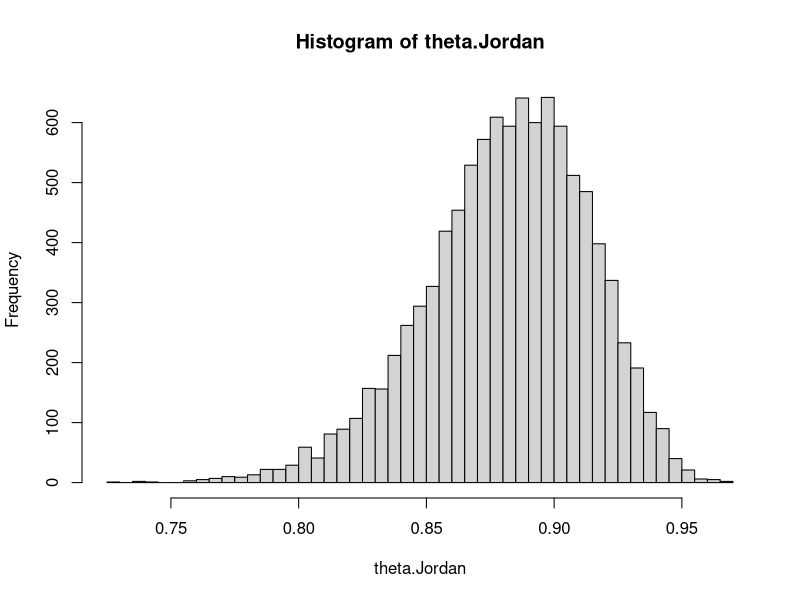
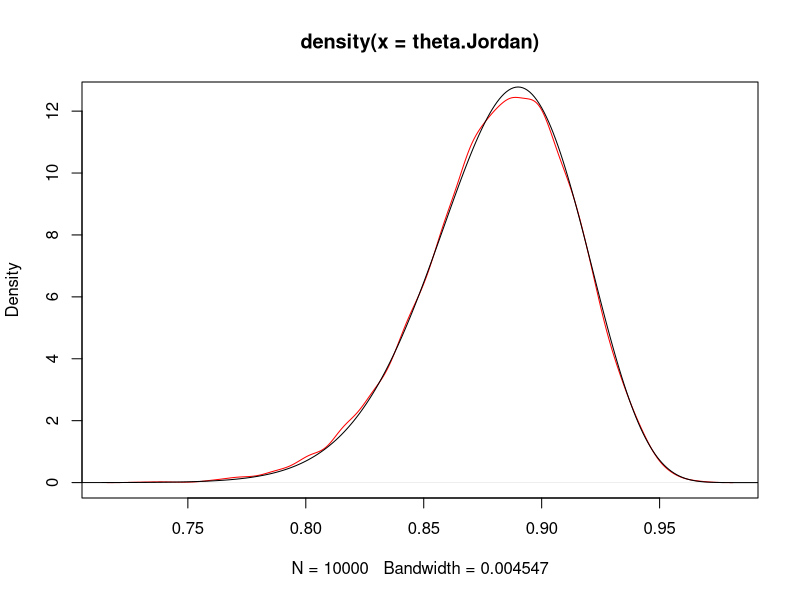
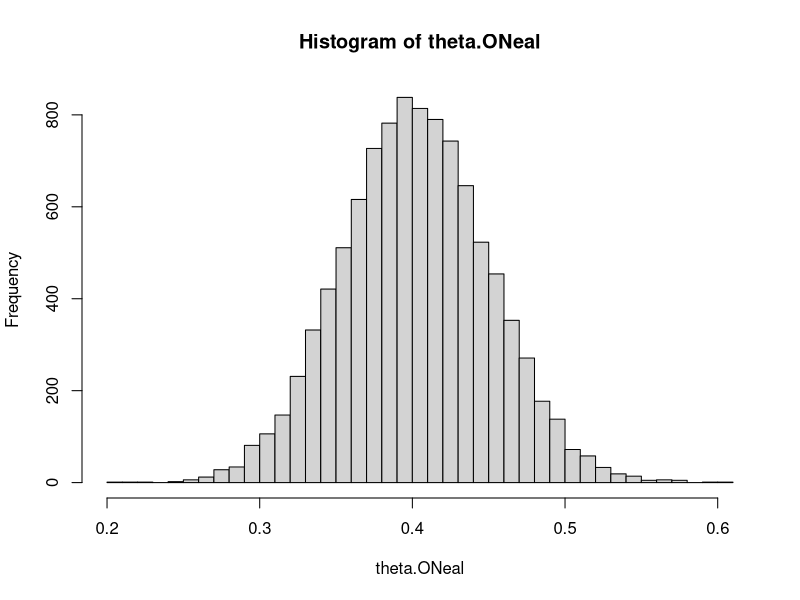
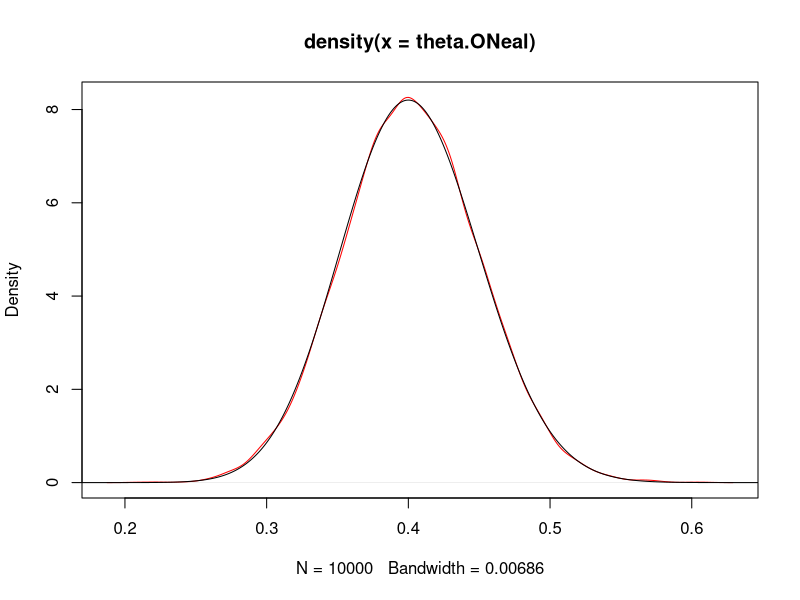
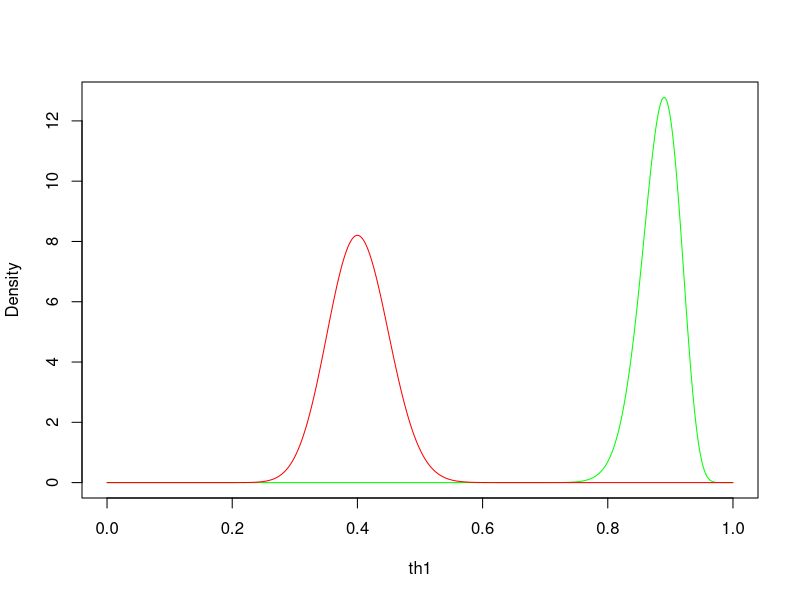
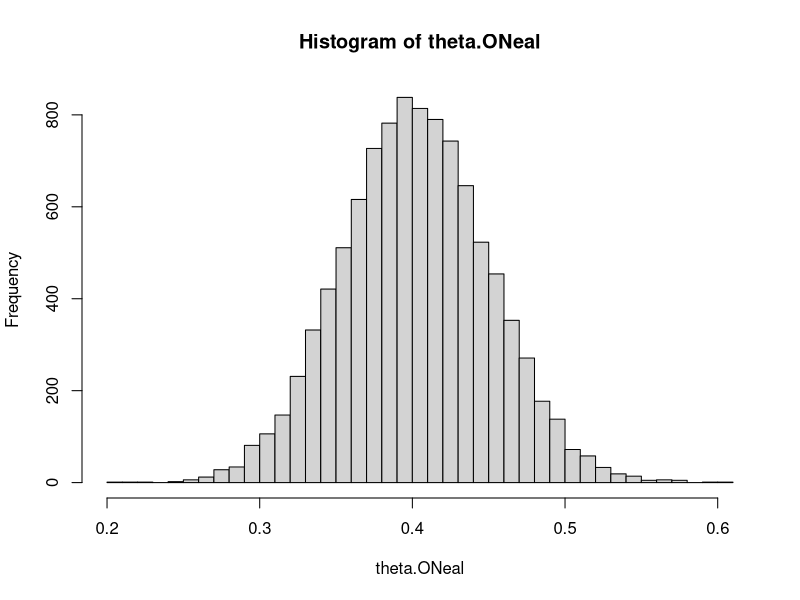
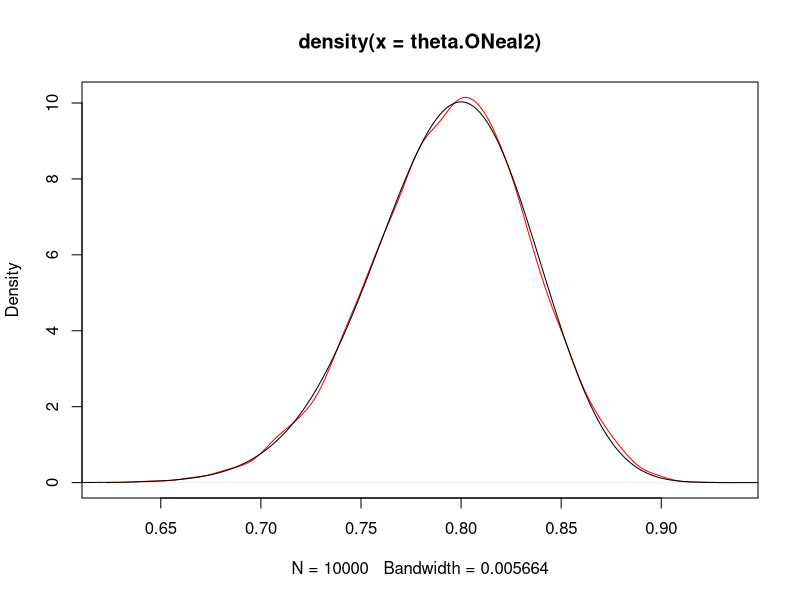
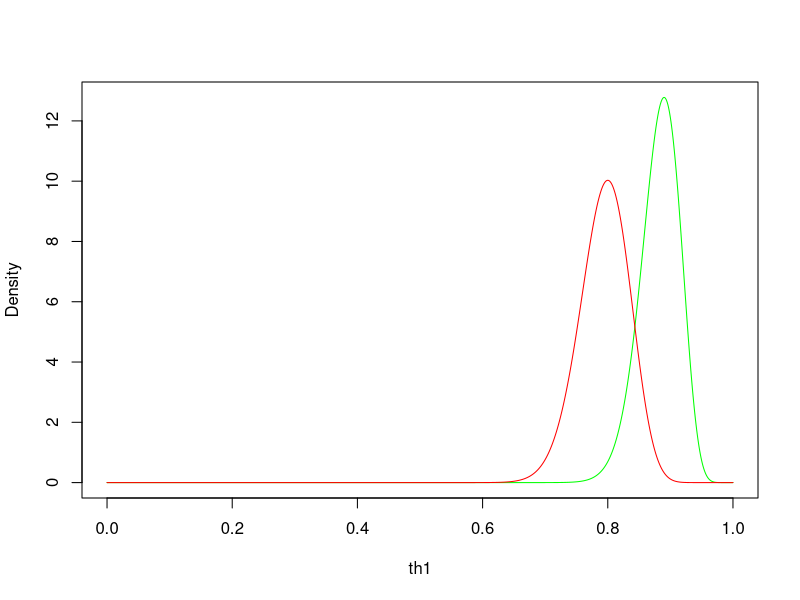

Generate these figures, in order, with R:
## ---- chunk 1
knitr::opts_chunk$set(echo = TRUE)
## ---- chunk 2

a <- 1
b <- 1
n <- 100
factor <- 100
bounds <- c(0.025, 0.9975)

successes <- 89


# a) A binomial(a,n) * a Unif[0,1] -> a Beta(a+1, n-a+1) 

post.CrI <- qbeta(bounds, successes + a, n - successes + b)
post.CrI

# c) Posterior Densities and quantiles

theta.Jordan <- rbeta(n*factor, successes + 1, n - successes + b)
quantile(theta.Jordan, bounds)


hist(theta.Jordan, 50)
plot(density(theta.Jordan), col = "red")
th1 <- seq(0,1,0.001)
lines(th1,dbeta(th1,successes + a, n - successes + b))


dbeta.Jordan <- dbeta(th1,successes + a, n - successes + b)

#Probability of Jordan being 90% accurate with flat priors.
1-pbeta(0.9, successes + a, n - successes + b)

sum(theta.Jordan>0.9)/10000

## ---- chunk 3

a <- 1
b <- 1

successes <- 40
bounds <- c(0.025, 0.9975)

# b) A binomial(a,n) * a Unif[0,1] -> a Beta(a+1, n-a+1) 

post.CrI <- qbeta(bounds, successes + a, n - successes + b)
post.CrI

# c) Posterior Densities and quantiles

theta.ONeal <- rbeta(n*factor, successes + 1, n - successes + b)
quantile(theta.ONeal, bounds)

# Plot the histogram and the smoothed density (simulation) overlayed with the function (dbeta)

hist(theta.ONeal, 50)
plot(density(theta.ONeal), col = "red")
lines(th1,dbeta(th1,successes + a, n - successes + b))

dbeta.ONeal <- dbeta(th1,successes + a, n - successes + b)

#Probability of ONeal being 40% accurate with flat priors.
1-pbeta(0.4, successes + a, n - successes + b)

sum(theta.ONeal>0.4)/10000

## ---- chunk 4

plot(th1, dbeta.Jordan, col = "green", type = 'l', ylab = "Density")
lines(th1, dbeta.ONeal, col = "red", type = 'l')

# f) the probability that theta.Jordan is greater than theta.ONeal

mean(theta.Jordan>theta.ONeal)

## ---- chunk 5
a <- 1
b <- 1

successes <- 80
bounds <- c(0.025, 0.9975)

# b) A binomial(a,n) * a Unif[0,1] -> a Beta(a+1, n-a+1) 

post.CrI <- qbeta(bounds, successes + a, n - successes + b)
post.CrI

# c) Posterior Densities and quantiles

theta.ONeal2 <- rbeta(n*factor, successes + 1, n - successes + b)
quantile(theta.ONeal2, bounds)

# Plot the histogram and the smoothed density (simulation) overlayed with the function (dbeta)

hist(theta.ONeal, 50)
plot(density(theta.ONeal2), col = "red")
lines(th1,dbeta(th1,successes + a, n - successes + b))

dbeta.ONeal2 <- dbeta(th1,successes + a, n - successes + b)

#Probability of ONeal being 40% accurate with flat priors.
1-pbeta(0.8, successes + a, n - successes + b)

sum(theta.ONeal2>0.8)/10000

## ---- chunk 6

plot(th1, dbeta.Jordan, col = "green", type = 'l', ylab = "Density")
lines(th1, dbeta.ONeal2, col = "red", type = 'l')

# f) the probability that theta.Jordan is greater than theta.ONeal

mean(theta.Jordan>theta.ONeal2)

## ---- chunk 7

n <- 1000
a <- 100
b <- 100
pbeta(0.6, a, b) - pbeta(0.4, a, b)
c <- pbeta(c(0.6,0.4),a,b)
qbeta(c, a,b)

# e)
births <- 1000
males <- 511
mu <- 0.5
sig2 <- 0.01
a <- mu*(mu*(1-mu)/sig2 -1)
b <- (1-mu)*(mu*(1-mu)/sig2 -1) 
theta.males <- rbeta(births, males + a, births - males + b)
sum(theta.males>0.5)/births
1 - pbeta(0.5, males + a, births - males + b)

## ---- chunk 8
# THis part is confusing. CHeck the answers on Tuesday night.

y <- 1
sig <- 2
x.1 <- dnorm(y,1,sig)
x.1
x.2 <- dnorm(y, 1, sig)*0.5
x.2
x.3 <- dnorm(y, 2, sig)
x.3
x.4 <- dnorm(y, 2, sig)*0.5
x.4

# theta1.post
# theta2.post

